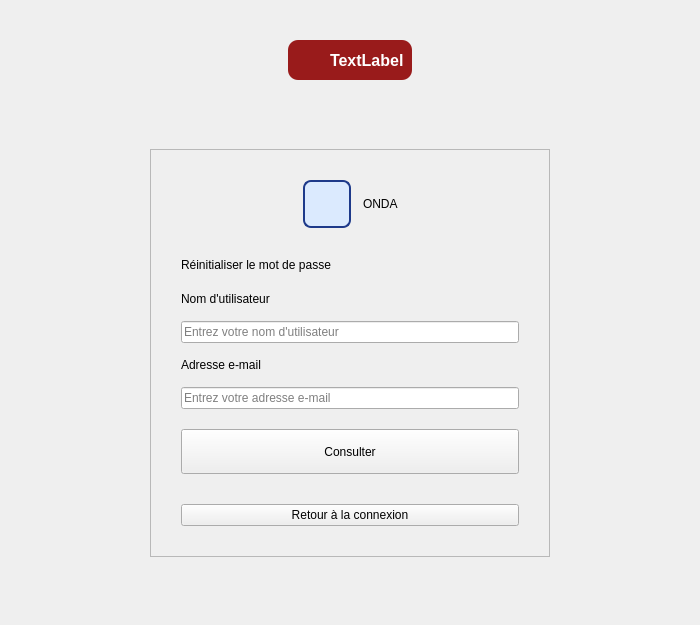
<?xml version="1.0" encoding="UTF-8"?>
<ui version="4.0">
 <class>MainWindow</class>
 <widget class="QMainWindow" name="MainWindow">
  <property name="geometry">
   <rect>
    <x>0</x>
    <y>0</y>
    <width>700</width>
    <height>625</height>
   </rect>
  </property>
  <property name="minimumSize">
   <size>
    <width>700</width>
    <height>625</height>
   </size>
  </property>
  <property name="maximumSize">
   <size>
    <width>700</width>
    <height>625</height>
   </size>
  </property>
  <property name="windowTitle">
   <string>ONDA | Réinitialisation du mot de passe</string>
  </property>
  <property name="styleSheet">
   <string notr="true">/* --- Global Style --- */
QMainWindow {
	background-color: #f3f4f6; /* Light gray background */
	font-family: Inter, sans-serif;
}

/* --- Main Frame Style --- */
QFrame#resetFrame {
	background-color: white;
	border: 1px solid #e5e7eb;
	border-radius: 12px;
}

/* --- Title and Labels Style --- */
QLabel#titleLabel {
    font-size: 20px;
    font-weight: bold;
    color: #1f2937;
    qproperty-alignment: 'AlignCenter';
}

QLabel {
	font-size: 14px;
	font-weight: bold;
	color: #1f2937;
}

/* --- Input Field Style --- */
QLineEdit {
	padding: 12px;
	border: 1px solid #d1d5db;
	border-radius: 8px;
	font-size: 14px;
	background-color: #ffffff;
}

QLineEdit:focus {
	border: 2px solid #2563eb; /* Blue border on focus */
}

/* --- Button Style --- */
QPushButton {
	background-color: #2563eb; /* Blue */
	color: white;
	padding: 12px;
	border: none;
	border-radius: 8px;
	font-size: 14px;
	font-weight: bold;
}

QPushButton:hover {
	background-color: #1d4ed8; /* Darker blue on hover */
}

/* --- 'Back to Login' Button Style --- */
QPushButton#backToLoginButton {
	border: none;
	font-size: 13px;
	background-color: #FFFFFF;
	color: #6b7281; /* Gray */
    qproperty-alignment: 'AlignCenter';
    font-weight: normal; /* Override bold */
}

QPushButton#backToLoginButton:hover {
	color: #1d4ed8; /* Blue on hover */
}

/* --- 'ONDA' Logo Text Style --- */
QLabel#logoText {
	font-size: 28px;
	font-weight: 800; /* Extra bold */
	color: #1e3a8a; /* Dark blue */
}

/* Make the stacked widget background transparent */
QStackedWidget, QStackedWidget &gt; QWidget {
    background-color: transparent;
}</string>
  </property>
  <widget class="QWidget" name="centralwidget">
   <layout class="QVBoxLayout" name="verticalLayout_5">
    <property name="spacing">
     <number>0</number>
    </property>
    <property name="leftMargin">
     <number>0</number>
    </property>
    <property name="topMargin">
     <number>0</number>
    </property>
    <property name="rightMargin">
     <number>0</number>
    </property>
    <property name="bottomMargin">
     <number>0</number>
    </property>
    <item>
     <spacer name="verticalSpacer_6">
      <property name="orientation">
       <enum>Qt::Orientation::Vertical</enum>
      </property>
      <property name="sizeType">
       <enum>QSizePolicy::Policy::Maximum</enum>
      </property>
      <property name="sizeHint" stdset="0">
       <size>
        <width>20</width>
        <height>40</height>
       </size>
      </property>
     </spacer>
    </item>
    <item alignment="Qt::AlignmentFlag::AlignHCenter">
     <widget class="QFrame" name="frame">
      <property name="maximumSize">
       <size>
        <width>480</width>
        <height>16777215</height>
       </size>
      </property>
      <property name="styleSheet">
       <string notr="true">width: 1120px; 
height: 74px; 
background-color: #991B1B;
border-radius: 10px;</string>
      </property>
      <property name="frameShape">
       <enum>QFrame::Shape::NoFrame</enum>
      </property>
      <property name="frameShadow">
       <enum>QFrame::Shadow::Plain</enum>
      </property>
      <layout class="QHBoxLayout" name="horizontalLayout_2">
       <property name="spacing">
        <number>10</number>
       </property>
       <property name="leftMargin">
        <number>8</number>
       </property>
       <property name="topMargin">
        <number>8</number>
       </property>
       <property name="rightMargin">
        <number>8</number>
       </property>
       <property name="bottomMargin">
        <number>8</number>
       </property>
       <item>
        <widget class="QLabel" name="label_2">
         <property name="minimumSize">
          <size>
           <width>24</width>
           <height>24</height>
          </size>
         </property>
         <property name="maximumSize">
          <size>
           <width>24</width>
           <height>24</height>
          </size>
         </property>
         <property name="text">
          <string/>
         </property>
         <property name="pixmap">
          <pixmap resource="../../assets/icons.qrc">:/icons/icons/exclamation-circle.svg</pixmap>
         </property>
        </widget>
       </item>
       <item>
        <widget class="QLabel" name="label">
         <property name="styleSheet">
          <string notr="true">font-size: 16px; 
font-weight: 500; 
color: #FFFFFF;</string>
         </property>
         <property name="text">
          <string>TextLabel</string>
         </property>
        </widget>
       </item>
      </layout>
     </widget>
    </item>
    <item>
     <widget class="QWidget" name="mainContent" native="true">
      <layout class="QHBoxLayout" name="horizontalLayout">
       <property name="leftMargin">
        <number>0</number>
       </property>
       <property name="topMargin">
        <number>0</number>
       </property>
       <property name="rightMargin">
        <number>0</number>
       </property>
       <property name="bottomMargin">
        <number>0</number>
       </property>
       <item>
        <spacer name="horizontalSpacer">
         <property name="orientation">
          <enum>Qt::Orientation::Horizontal</enum>
         </property>
         <property name="sizeHint" stdset="0">
          <size>
           <width>40</width>
           <height>20</height>
          </size>
         </property>
        </spacer>
       </item>
       <item>
        <layout class="QVBoxLayout" name="verticalLayout_2">
         <item>
          <spacer name="verticalSpacer">
           <property name="orientation">
            <enum>Qt::Orientation::Vertical</enum>
           </property>
           <property name="sizeHint" stdset="0">
            <size>
             <width>20</width>
             <height>40</height>
            </size>
           </property>
          </spacer>
         </item>
         <item>
          <widget class="QFrame" name="resetFrame">
           <property name="minimumSize">
            <size>
             <width>400</width>
             <height>0</height>
            </size>
           </property>
           <property name="maximumSize">
            <size>
             <width>400</width>
             <height>16777215</height>
            </size>
           </property>
           <property name="frameShape">
            <enum>QFrame::Shape::StyledPanel</enum>
           </property>
           <property name="frameShadow">
            <enum>QFrame::Shadow::Raised</enum>
           </property>
           <layout class="QVBoxLayout" name="verticalLayout">
            <property name="spacing">
             <number>20</number>
            </property>
            <property name="leftMargin">
             <number>30</number>
            </property>
            <property name="topMargin">
             <number>30</number>
            </property>
            <property name="rightMargin">
             <number>30</number>
            </property>
            <property name="bottomMargin">
             <number>30</number>
            </property>
            <item>
             <layout class="QHBoxLayout" name="logoLayout">
              <property name="spacing">
               <number>12</number>
              </property>
              <property name="topMargin">
               <number>0</number>
              </property>
              <property name="bottomMargin">
               <number>10</number>
              </property>
              <item>
               <spacer name="logoHorizontalSpacer_Left">
                <property name="orientation">
                 <enum>Qt::Orientation::Horizontal</enum>
                </property>
                <property name="sizeHint" stdset="0">
                 <size>
                  <width>40</width>
                  <height>20</height>
                 </size>
                </property>
               </spacer>
              </item>
              <item>
               <widget class="QLabel" name="logoImage">
                <property name="minimumSize">
                 <size>
                  <width>48</width>
                  <height>48</height>
                 </size>
                </property>
                <property name="maximumSize">
                 <size>
                  <width>48</width>
                  <height>48</height>
                 </size>
                </property>
                <property name="styleSheet">
                 <string notr="true">background-color: #DBEAFE; border: 2px solid #1E3A8A; border-radius: 8px;</string>
                </property>
                <property name="text">
                 <string/>
                </property>
                <property name="alignment">
                 <set>Qt::AlignmentFlag::AlignCenter</set>
                </property>
               </widget>
              </item>
              <item>
               <widget class="QLabel" name="logoText">
                <property name="text">
                 <string>ONDA</string>
                </property>
               </widget>
              </item>
              <item>
               <spacer name="logoHorizontalSpacer_Right">
                <property name="orientation">
                 <enum>Qt::Orientation::Horizontal</enum>
                </property>
                <property name="sizeHint" stdset="0">
                 <size>
                  <width>40</width>
                  <height>20</height>
                 </size>
                </property>
               </spacer>
              </item>
             </layout>
            </item>
            <item>
             <widget class="QLabel" name="titleLabel">
              <property name="text">
               <string>Réinitialiser le mot de passe</string>
              </property>
             </widget>
            </item>
            <item>
             <widget class="QStackedWidget" name="stackedWidget">
              <property name="currentIndex">
               <number>0</number>
              </property>
              <widget class="QWidget" name="page_verification">
               <layout class="QVBoxLayout" name="verticalLayout_3">
                <property name="spacing">
                 <number>15</number>
                </property>
                <property name="leftMargin">
                 <number>0</number>
                </property>
                <property name="topMargin">
                 <number>0</number>
                </property>
                <property name="rightMargin">
                 <number>0</number>
                </property>
                <property name="bottomMargin">
                 <number>0</number>
                </property>
                <item>
                 <widget class="QLabel" name="label_username">
                  <property name="text">
                   <string>Nom d'utilisateur</string>
                  </property>
                 </widget>
                </item>
                <item>
                 <widget class="QLineEdit" name="usernameLineEdit">
                  <property name="placeholderText">
                   <string>Entrez votre nom d'utilisateur</string>
                  </property>
                 </widget>
                </item>
                <item>
                 <widget class="QLabel" name="label_email">
                  <property name="text">
                   <string>Adresse e-mail</string>
                  </property>
                 </widget>
                </item>
                <item>
                 <widget class="QLineEdit" name="emailLineEdit">
                  <property name="placeholderText">
                   <string>Entrez votre adresse e-mail</string>
                  </property>
                 </widget>
                </item>
                <item>
                 <spacer name="verticalSpacer_3">
                  <property name="orientation">
                   <enum>Qt::Orientation::Vertical</enum>
                  </property>
                  <property name="sizeType">
                   <enum>QSizePolicy::Policy::Fixed</enum>
                  </property>
                  <property name="sizeHint" stdset="0">
                   <size>
                    <width>20</width>
                    <height>5</height>
                   </size>
                  </property>
                 </spacer>
                </item>
                <item>
                 <widget class="QPushButton" name="verifyButton">
                  <property name="minimumSize">
                   <size>
                    <width>0</width>
                    <height>45</height>
                   </size>
                  </property>
                  <property name="cursor">
                   <cursorShape>PointingHandCursor</cursorShape>
                  </property>
                  <property name="text">
                   <string>Consulter</string>
                  </property>
                 </widget>
                </item>
               </layout>
              </widget>
              <widget class="QWidget" name="page_new_password">
               <layout class="QVBoxLayout" name="verticalLayout_4">
                <property name="spacing">
                 <number>15</number>
                </property>
                <property name="leftMargin">
                 <number>0</number>
                </property>
                <property name="topMargin">
                 <number>0</number>
                </property>
                <property name="rightMargin">
                 <number>0</number>
                </property>
                <property name="bottomMargin">
                 <number>0</number>
                </property>
                <item>
                 <widget class="QLabel" name="label_new_password">
                  <property name="text">
                   <string>Nouveau mot de passe</string>
                  </property>
                 </widget>
                </item>
                <item>
                 <widget class="QLineEdit" name="newPasswordLineEdit">
                  <property name="echoMode">
                   <enum>QLineEdit::EchoMode::Password</enum>
                  </property>
                  <property name="placeholderText">
                   <string>Entrez le nouveau mot de passe</string>
                  </property>
                 </widget>
                </item>
                <item>
                 <widget class="QLabel" name="label_confirm_password">
                  <property name="text">
                   <string>Confirmer le mot de passe</string>
                  </property>
                 </widget>
                </item>
                <item>
                 <widget class="QLineEdit" name="confirmPasswordLineEdit">
                  <property name="echoMode">
                   <enum>QLineEdit::EchoMode::Password</enum>
                  </property>
                  <property name="placeholderText">
                   <string>Confirmez le nouveau mot de passe</string>
                  </property>
                 </widget>
                </item>
                <item>
                 <spacer name="verticalSpacer_4">
                  <property name="orientation">
                   <enum>Qt::Orientation::Vertical</enum>
                  </property>
                  <property name="sizeType">
                   <enum>QSizePolicy::Policy::Fixed</enum>
                  </property>
                  <property name="sizeHint" stdset="0">
                   <size>
                    <width>20</width>
                    <height>5</height>
                   </size>
                  </property>
                 </spacer>
                </item>
                <item>
                 <widget class="QPushButton" name="resetButton">
                  <property name="minimumSize">
                   <size>
                    <width>0</width>
                    <height>45</height>
                   </size>
                  </property>
                  <property name="cursor">
                   <cursorShape>PointingHandCursor</cursorShape>
                  </property>
                  <property name="text">
                   <string>Réinitialiser le mot de passe</string>
                  </property>
                 </widget>
                </item>
               </layout>
              </widget>
             </widget>
            </item>
            <item>
             <spacer name="verticalSpacer_5">
              <property name="orientation">
               <enum>Qt::Orientation::Vertical</enum>
              </property>
              <property name="sizeType">
               <enum>QSizePolicy::Policy::Expanding</enum>
              </property>
              <property name="sizeHint" stdset="0">
               <size>
                <width>20</width>
                <height>10</height>
               </size>
              </property>
             </spacer>
            </item>
            <item>
             <widget class="QPushButton" name="backToLoginButton">
              <property name="cursor">
               <cursorShape>PointingHandCursor</cursorShape>
              </property>
              <property name="text">
               <string>Retour à la connexion</string>
              </property>
             </widget>
            </item>
           </layout>
          </widget>
         </item>
         <item>
          <spacer name="verticalSpacer_2">
           <property name="orientation">
            <enum>Qt::Orientation::Vertical</enum>
           </property>
           <property name="sizeHint" stdset="0">
            <size>
             <width>20</width>
             <height>40</height>
            </size>
           </property>
          </spacer>
         </item>
        </layout>
       </item>
       <item>
        <spacer name="horizontalSpacer_2">
         <property name="orientation">
          <enum>Qt::Orientation::Horizontal</enum>
         </property>
         <property name="sizeHint" stdset="0">
          <size>
           <width>40</width>
           <height>20</height>
          </size>
         </property>
        </spacer>
       </item>
      </layout>
     </widget>
    </item>
   </layout>
  </widget>
 </widget>
 <resources>
  <include location="../../assets/icons.qrc"/>
 </resources>
 <connections/>
</ui>
